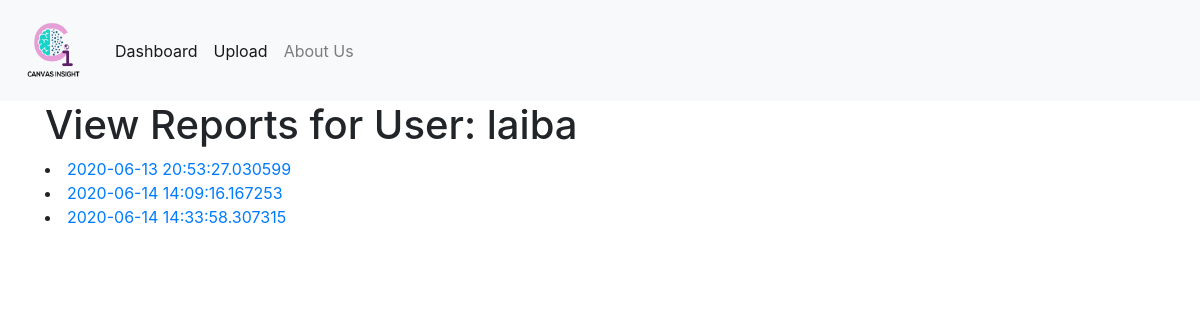
The page /user/3 on the database its author committed.
### app/models.py (models this page shows, shortened)
class User(db.Model):
    id = db.Column(db.Integer, primary_key=True)
    username = db.Column(db.String(64), index=True, unique=True)
    reports = db.relationship('Report', backref='user', lazy='dynamic')

class Report(db.Model):
    id = db.Column(db.Integer, primary_key=True)
    data = db.Column(db.String(64))
    timestamp = db.Column(db.DateTime, index=True, default=datetime.utcnow)
    user_id = db.Column(db.Integer, db.ForeignKey('user.id'))
    image = db.relationship('Image', backref='report', lazy='dynamic')

### app/routes.py (the view)
@app.route('/user/<user_id>')
def user(user_id):
    user = User.query.get(user_id)
    reports = user.reports.all()
    return render_template('user.html', title = 'User', username = user.username, reports = reports)

### app/templates/user.html
{% extends "base.html" %} {% block content %}
<div class="container">
    <h1>View Reports for User: {{ username }}</h1>
    <div>
        {% for report in reports %}
        <li><a href="{{ url_for('report', report_id = report.id) }}">{{ report.timestamp }}</a></li>
        {% endfor %}
    </div>
</div>
{% endblock %}

### rows shown on the page
User: username "laiba"
Report: timestamp "2020-06-13 20:53:27.030599"
Report: timestamp "2020-06-14 14:09:16.167253"
Report: timestamp "2020-06-14 14:33:58.307315"
